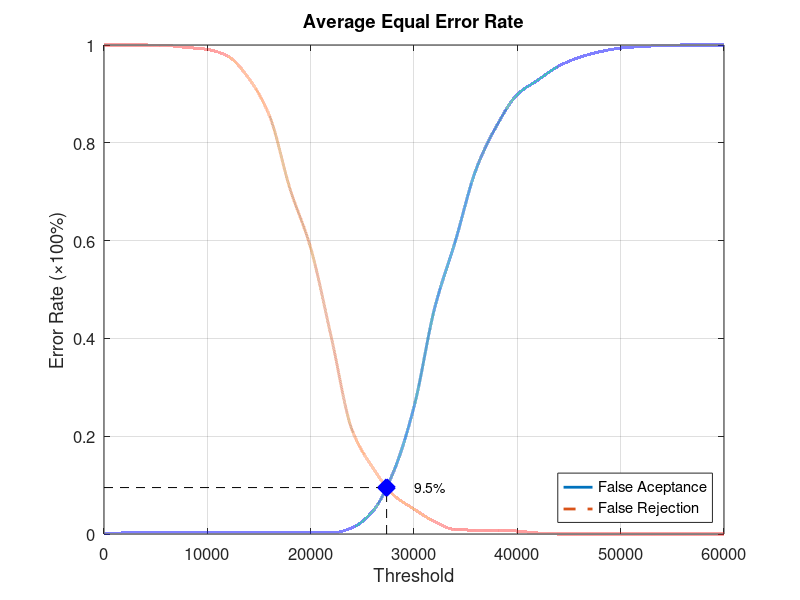
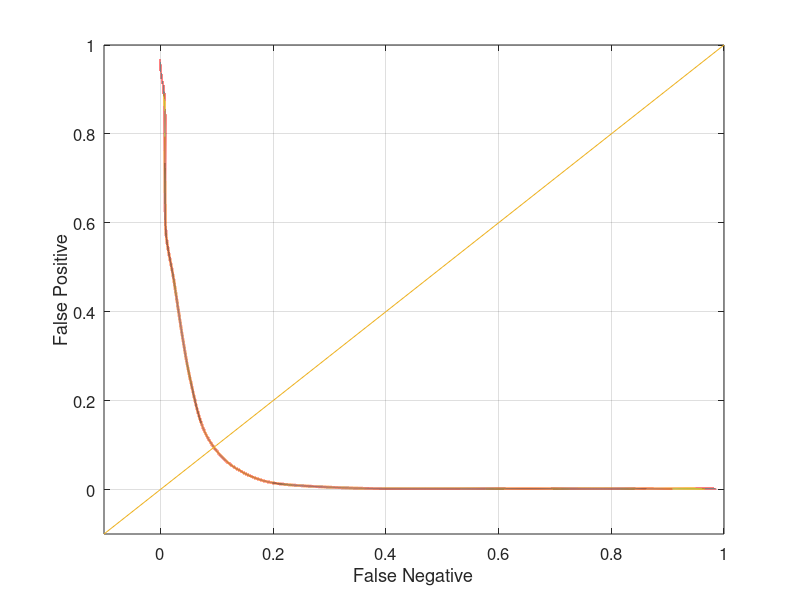

Reproduce these figures in MATLAB, in order.
function yEER = Database3Average
close all;
clear;
clc;
x = 0:2000:60000;
xq = 0:0.5:60000;

y0 = [0 0.00210526 0.00210526 0.00210526 0.00210526 0.00210526 0.00210526 0.00210526 0.00210526 0.00210526 0.00210526 0.00210526 0.0126316 0.0463158 0.126316 0.26 0.462105 0.598947 0.745263 0.834737 0.898947 0.928421 0.956842 0.974737 0.986316 0.993684 0.996842 0.998947 1 1 1];
yy0 = interp1(x, y0, xq, 'pchip');
y1 = [1 1 1 0.999 0.995 0.991 0.977 0.932 0.856 0.706 0.585 0.402 0.213 0.136 0.08 0.051 0.025 0.009 0.008 0.008 0.006 0.002 0 0 0 0 0 0 0 0 0];
yy1 = interp1(x, y1, xq, 'pchip');

% Calculating EER: 
y2 = abs(y0 - y1);
find(y2 == min(y2))
yy2 = abs(yy0 - yy1);
xEER = find(yy2 == min(yy2));
xEERIndex = xq(xEER) % X-axis EER
yEER = yy0(xEER) % Y-axis EER

main = figure
plot(xq, yy0,'-','LineWidth', 2);	hold on
plot(xq, yy1,'--','LineWidth', 2);	hold on
plot([xEERIndex xEERIndex], [0 yEER], 'k--');	hold on
plot([0 xEERIndex], [yEER yEER], 'k--');	hold on
plot(xEERIndex, yEER, 'bx', 'LineWidth', 10);	hold on
text(xEERIndex + 10 * xEERIndex / 100, yEER, [num2str(round((10000 * yEER)) / 100) '%'])
legend('False Aceptance', 'False Rejection', 'Location', 'SouthEast')
xlabel('Threshold')
ylabel('Error Rate (\times100%)')
title('Average Equal Error Rate')
set(gca, 'FontSize', 12)
axis([0 60000 0 1])
grid on

print(main, 'Database3AverageMain', '-dpng');
FNRxFPR = figure('Color', [1 1 1]);
plot(yy1, yy0, '-', yy1, yy0, 'LineWidth', 2);
hold on
y = -0.1:0.1:1
plot(y, y); 
set(gca, 'FontSize', 12)
xlabel('False Negative')
ylabel('False Positive')
axis([-0.1 1 -0.1 1])
set(gca, 'FontSize', 12)
grid on

print(FNRxFPR, 'Database3AverageFNRxFPR','-dpng');
end
